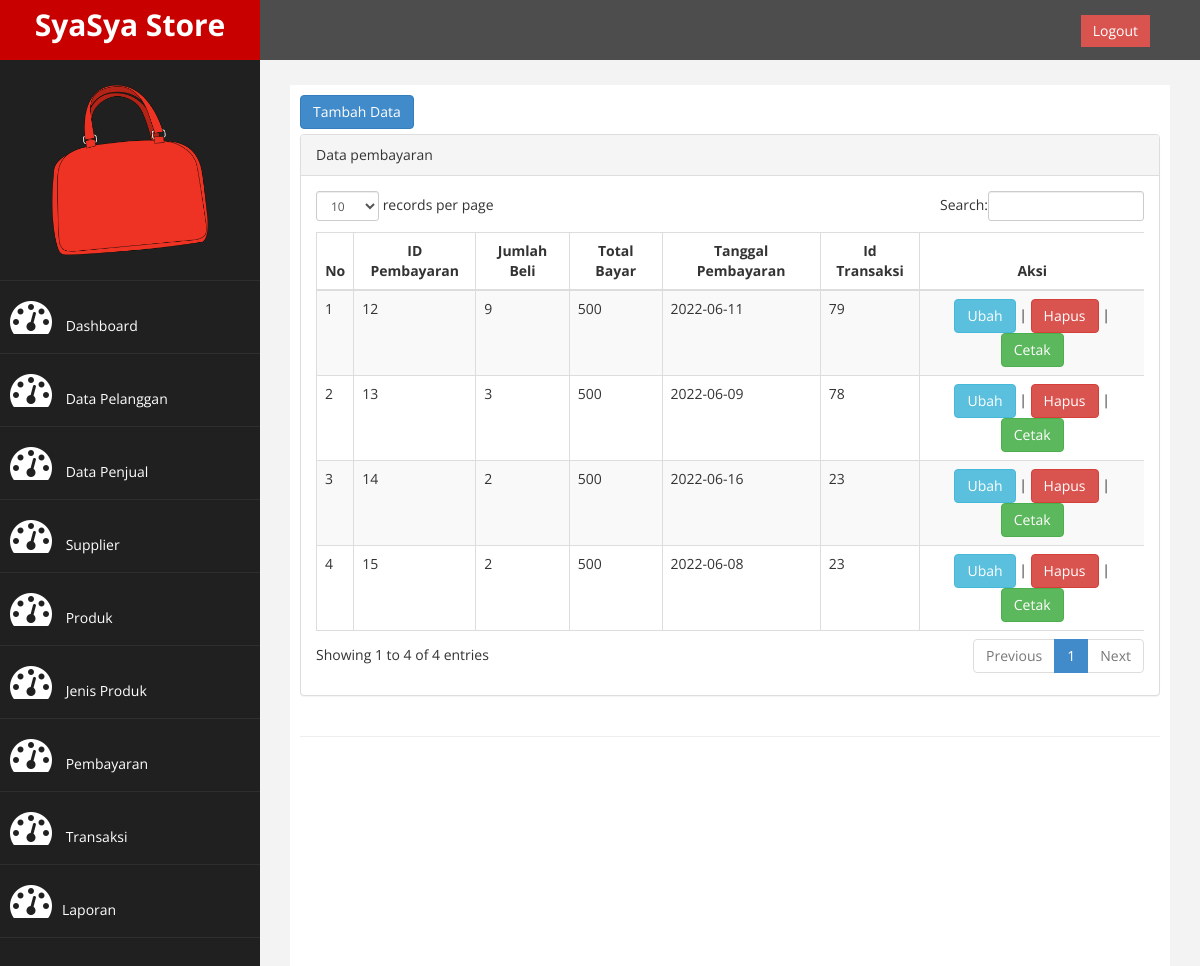
The app's page /?page=pembayaran with its own data.
### tables this page shows
CREATE TABLE `pembayaran` (
  `id_pembayaran` varchar(20) NOT NULL,
  `jumlah_beli` int(11) DEFAULT NULL,
  `total_bayar` int(11) DEFAULT NULL,
  `tanggal_pembayaran` date DEFAULT NULL,
  `id_transaksi` varchar(20) DEFAULT NULL
);

### page/pembayaran/pembayaran.php (the view)
<a href="?page=pembayaran&aksi=tambah" class="btn btn-primary" style="margin-bottom: 5px;">Tambah Data</a>
 <div class="row">
                <div class="col-md-12">
                    <div class="panel panel-default">
                        <div class="panel-heading">
                             Data pembayaran
                        </div>
                        <div class="panel-body">
                            <div class="table-responsive">
                                <table class="table table-striped table-bordered table-hover" id="dataTables-example">
                                    <thead>
                                        <tr>
                                            <th>No</th>
                                            <th>ID Pembayaran</th>
                                            <th>Jumlah Beli</th>
                                            <th>Total Bayar</th>
                                            <th>Tanggal Pembayaran</th>
                                            <th>Id Transaksi</th>
                                            <th class="text-center">Aksi</th>
                                        </tr>
                                    </thead>
                                    <tbody>
                                        <?php
                                            $no = 1;
                                            $sql =$koneksi->query("SELECT * FROM pembayaran");
                                            while ($data = $sql-> fetch_assoc()) {
                                         ?>
                                        <tr>
                                            <td><?php echo $no++; ?></td>
                                            <td><?php echo $data['id_pembayaran']; ?></td>
                                            <td><?php echo $data['jumlah_beli']; ?></td>
                                            <td><?php echo $data['total_bayar']; ?></td>
                                            <td><?php echo $data['tanggal_pembayaran']; ?></td>
                                            <td><?php echo $data['id_transaksi']; ?></td>
                                            <td class="text-center">
                                                <a  href="?page=pembayaran&aksi=ubah&id_pembayaran=<?php echo $data['id_pembayaran']; ?>" class="btn btn-info">Ubah</a> |
                                                <a onclick="return confirm('Anda Yakin Menghapus Data Ini ??')" href="?page=pembayaran&aksi=hapus&id_pembayaran=<?php echo $data['id_pembayaran'];?>" class="btn btn-danger">Hapus</a> |
                                                <a target="_blank" href="cetak1.php"> <button class="btn btn-success">Cetak</button></a>
                                            </td>
                                        </tr>
                                        <?php } ?>
                                    </tbody>
                                </table>
                            </div>
                        </div>
                    </div>
                </div>
            </div>

### assets/css/custom.css (style rules this page uses)
body { font-family: 'Open Sans', sans-serif; }
.text-center { text-align:center; }

### records on screen
pembayaran: id_pembayaran "12", jumlah_beli "9", total_bayar "500", tanggal_pembayaran "2022-06-11", id_transaksi "79"
pembayaran: id_pembayaran "13", jumlah_beli "3", total_bayar "500", tanggal_pembayaran "2022-06-09", id_transaksi "78"
pembayaran: id_pembayaran "14", jumlah_beli "2", total_bayar "500", tanggal_pembayaran "2022-06-16", id_transaksi "23"
pembayaran: id_pembayaran "15", jumlah_beli "2", total_bayar "500", tanggal_pembayaran "2022-06-08", id_transaksi "23"
